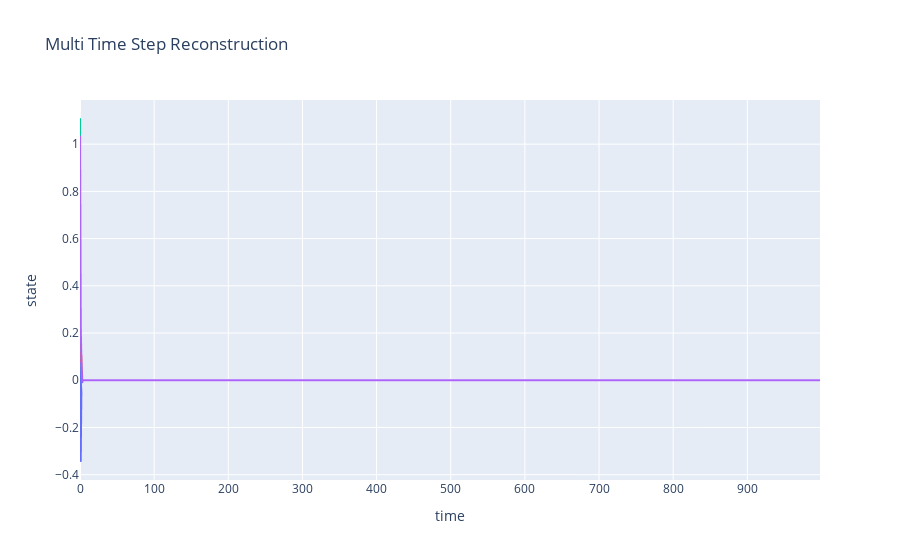

Notebook code for this chart:
### Code cell
# multi time step reconstrunction
recon2 = mf.create_reco2(X, dlds_model_refitted1[0], dlds_model_refitted1[1])
px.line(recon2[0].T, title='Multi Time Step Reconstruction').update_layout(xaxis_title='time', yaxis_title='state', showlegend=False).show()

### Figure 1 — Plotly figure (JSON) as saved in the notebook; plotly's stock layout.template omitted (floating-point values rounded to 4 significant figures; data arrays with more than 128 entries replaced by an {"elided": "..."} marker saying what was removed)
{"data": [{"hovertemplate": "variable=0<br>index=%{x}<br>value=%{y}<extra></extra>", "legendgroup": "0", "line": {"color": "#636efa", "dash": "solid"}, "marker": {"symbol": "circle"}, "mode": "lines", "name": "0", "showlegend": true, "type": "scattergl", "x": {"elided": "999 int values"}, "xaxis": "x", "y": {"elided": "999 float values"}, "yaxis": "y"}, {"hovertemplate": "variable=1<br>index=%{x}<br>value=%{y}<extra></extra>", "legendgroup": "1", "line": {"color": "#EF553B", "dash": "solid"}, "marker": {"symbol": "circle"}, "mode": "lines", "name": "1", "showlegend": true, "type": "scattergl", "x": {"elided": "999 int values"}, "xaxis": "x", "y": {"elided": "999 float values"}, "yaxis": "y"}, {"hovertemplate": "variable=2<br>index=%{x}<br>value=%{y}<extra></extra>", "legendgroup": "2", "line": {"color": "#00cc96", "dash": "solid"}, "marker": {"symbol": "circle"}, "mode": "lines", "name": "2", "showlegend": true, "type": "scattergl", "x": {"elided": "999 int values"}, "xaxis": "x", "y": {"elided": "999 float values"}, "yaxis": "y"}, {"hovertemplate": "variable=3<br>index=%{x}<br>value=%{y}<extra></extra>", "legendgroup": "3", "line": {"color": "#ab63fa", "dash": "solid"}, "marker": {"symbol": "circle"}, "mode": "lines", "name": "3", "showlegend": true, "type": "scattergl", "x": {"elided": "999 int values"}, "xaxis": "x", "y": {"elided": "999 float values"}, "yaxis": "y"}], "layout": {"legend": {"title": {"text": "variable"}, "tracegroupgap": 0}, "showlegend": false, "title": {"text": "Multi Time Step Reconstruction"}, "xaxis": {"anchor": "y", "domain": [0, 1], "title": {"text": "time"}}, "yaxis": {"anchor": "x", "domain": [0, 1], "title": {"text": "state"}}}}
